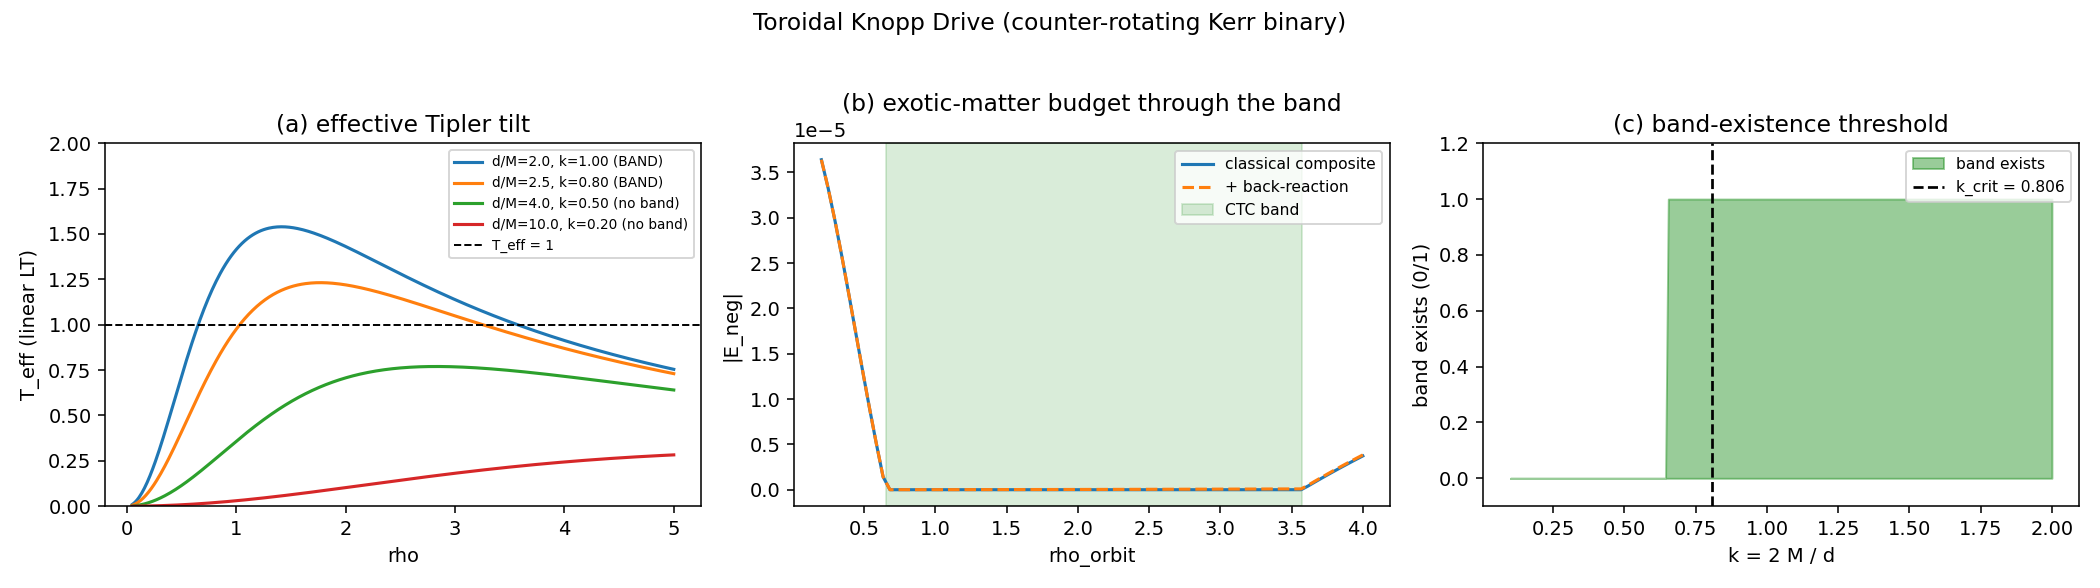

The Python source for this figure:
"""Demo: Toroidal Knopp Drive (counter-rotating Kerr binary backend).

Replaces the infinite Tipler cylinder with the finite-length toroidal
realization from Aguilera Katayama (April 2026): two near-extremal Kerr
black holes with maximally antiparallel spins, with the inter-horizon
toroidal domain providing the effective frame-dragging that the original
Bonnor Case III exterior supplied. Inside the toroidal CTC band the
Knopp composite exotic-matter budget collapses to zero (classically).

Run:
    python examples/knopp/knopp_toroidal_demo.py
"""

from __future__ import annotations

from pathlib import Path

import numpy as np

from systrophe.knopp.knopp_toroidal import (
    EffectiveToroidalKerrBinary,
    knopp_toroidal_budget,
    summarise_toroidal_budget,
)


def main() -> None:
    k_crit = EffectiveToroidalKerrBinary.critical_k()
    print(f"Toroidal Knopp Drive: counter-rotating maximal-spin Kerr binary")
    print(f"  band-existence threshold: k_crit = 2 M / d >= {k_crit:.4f}")
    print(f"  i.e., d <= {1.0/k_crit*2:.4f} M for the linear-LT band to exist.")
    print()

    # ---- subcritical: update.txt's quoted M=1, d=10 example ---------
    print("[1] subcritical binary (update.txt's quoted parameters, k = 0.2)")
    b_sub = knopp_toroidal_budget(M=1.0, d=10.0, rho_orbit=6.0)
    print(summarise_toroidal_budget(b_sub))
    print()

    # ---- critical: tight binary, in band ----------------------------
    print("[2] tight binary in band (k = 1, M = 1, d = 2, rho_orbit = 1.5)")
    b_in = knopp_toroidal_budget(M=1.0, d=2.0, rho_orbit=1.5,
                                  Q=100.0, epsilon_horn=0.01)
    print(summarise_toroidal_budget(b_in))
    print()

    # ---- sweep rho_orbit through the band -------------------------------
    print("[3] sweep rho_orbit through the band (M=1, d=2):")
    print(" rho     T_eff   gate    composite E_neg   final E_neg   inside")
    for rho in np.linspace(0.3, 4.0, 13):
        bb = knopp_toroidal_budget(M=1.0, d=2.0, rho_orbit=float(rho),
                                    Q=100.0, epsilon_horn=0.01)
        print(f" {rho:5.2f}  {bb.t_eff:6.4f}  {bb.tipler_gate_factor:6.4f}  "
              f"{bb.composite_E_neg:.4e}      {bb.final_E_neg:.4e}   "
              f"{bb.inside_ctc_band!s}")
    print()

    save_path = _make_plot()
    if save_path is not None:
        print(f"plot saved to {save_path}")


def _make_plot() -> str | None:
    try:
        import matplotlib
        matplotlib.use("Agg")
        import matplotlib.pyplot as plt
    except ImportError:
        return None

    fig, axes = plt.subplots(1, 3, figsize=(15, 4.2))

    # (a) T_eff(rho) for a few binary configs (varying d/M ratio)
    ax = axes[0]
    rho_grid = np.linspace(0.05, 5.0, 401)
    for d in (2.0, 2.5, 4.0, 10.0):
        binary = EffectiveToroidalKerrBinary(M=1.0, d=d, chi=1.0)
        T = np.array([binary.t_eff(float(r), include_phi=False)
                      for r in rho_grid])
        k = 2.0 * binary.M / binary.d
        in_band = binary.has_toroidal_ctc_band(include_phi=False)
        marker = " (BAND)" if in_band else " (no band)"
        ax.plot(rho_grid, T, lw=1.6,
                label=f"d/M={d:.1f}, k={k:.2f}{marker}")
    ax.axhline(1.0, color="black", ls="--", lw=1.0, label="T_eff = 1")
    ax.set_xlabel("rho")
    ax.set_ylabel("T_eff (linear LT)")
    ax.set_title("(a) effective Tipler tilt")
    ax.legend(fontsize=7, loc="upper right")
    ax.set_ylim(0.0, 2.0)

    # (b) Final E_neg through the band
    ax = axes[1]
    rho_grid_b = np.linspace(0.2, 4.0, 80)
    E_classical = []
    E_final = []
    for rho in rho_grid_b:
        bb = knopp_toroidal_budget(M=1.0, d=2.0, rho_orbit=float(rho),
                                    Q=100.0, epsilon_horn=0.01)
        E_classical.append(bb.composite_E_neg)
        E_final.append(bb.final_E_neg)
    ax.plot(rho_grid_b, E_classical, lw=1.6, label="classical composite")
    ax.plot(rho_grid_b, E_final, lw=1.6, ls="--", label="+ back-reaction")
    binary = EffectiveToroidalKerrBinary(M=1.0, d=2.0)
    e_in, e_out = binary.ctc_band_edges(include_phi=False)
    if e_in is not None:
        ax.axvspan(e_in, e_out, color="green", alpha=0.15, label="CTC band")
    ax.set_xlabel("rho_orbit")
    ax.set_ylabel("|E_neg|")
    ax.set_title("(b) exotic-matter budget through the band")
    ax.legend(fontsize=8)

    # (c) k = 2M/d -> band-existence threshold
    ax = axes[2]
    k_grid = np.linspace(0.1, 2.0, 200)
    band_exists = []
    for k in k_grid:
        M = 1.0
        d = 2.0 * M / k
        binary = EffectiveToroidalKerrBinary(M=M, d=d, chi=1.0)
        band_exists.append(int(binary.has_toroidal_ctc_band(include_phi=False)))
    ax.fill_between(k_grid, 0, band_exists, color="green", alpha=0.4,
                    label="band exists")
    k_crit = EffectiveToroidalKerrBinary.critical_k()
    ax.axvline(k_crit, color="black", ls="--", lw=1.4,
               label=f"k_crit = {k_crit:.3f}")
    ax.set_xlabel("k = 2 M / d")
    ax.set_ylabel("band exists (0/1)")
    ax.set_title("(c) band-existence threshold")
    ax.set_ylim(-0.1, 1.2)
    ax.legend(fontsize=8, loc="upper right")

    fig.suptitle(
        "Toroidal Knopp Drive (counter-rotating Kerr binary)"
    )
    fig.tight_layout(rect=(0, 0, 1, 0.96))
    out = Path(__file__).with_suffix(".png")
    fig.savefig(out, dpi=140)
    plt.close(fig)
    return str(out)


if __name__ == "__main__":
    main()
